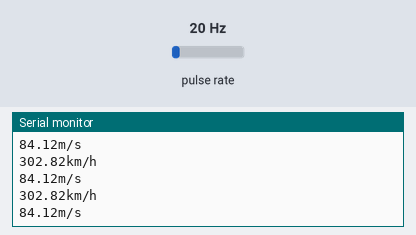
Simulated run of this sketch. Board: Arduino Uno, built with avr-gcc and run on an emulated ATmega328P. Shown: the last lines printed to the serial monitor. Wiring (inferred from the names in the program): pulse sensor: data pin 12. Inputs (shaded band) come from the test bench; at power-on: pulse rate 20 Hz.

Above: at 1.2 s.
1.3 s: pulse rate (sensor on pin 12) set to 4 Hz
At 2.5 s:
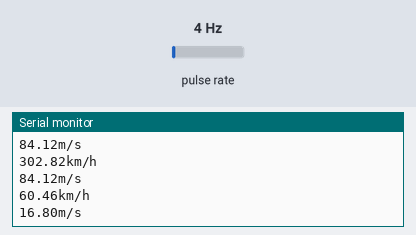
2.8 s: pulse rate (sensor on pin 12) set to 50 Hz
At 3.6 s:
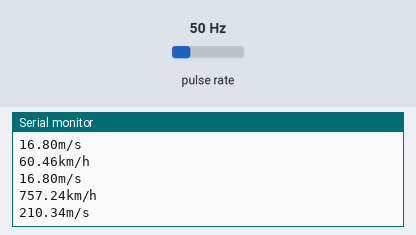
Timing chart, 0 to 5.8 s (numbered marks = the images above; inputs shaded):
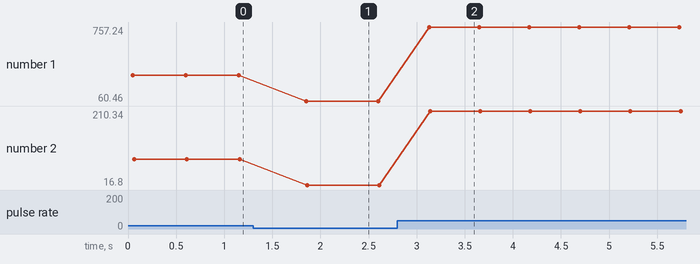

The sketch:

Vitesse.ino
```cpp
#define PULSE_PIN 12
unsigned long trm;
const float pi = 3.14;
const float rayon=0.335; //rayon de la roue
float perimetre=2*rayon*pi; // 2m par tour de roue environ
float kmh=0;
float ms_1=0;

void setup() {
pinMode(PULSE_PIN, INPUT_PULLUP);
Serial.begin(9600);
}

void loop() {
  trm = pulseIn(PULSE_PIN, LOW);
  trm = (60 / (trm / 1000000.0));
  kmh = trm*perimetre*60/1000;
  ms_1= trm*perimetre/60;

  Serial.print(kmh);
 Serial.println("km/h");
  Serial.print(ms_1);
Serial.println("m/s");
   delay(500);
}
```

Measured:
- after the input at 1.3 s, the serial monitor: prints a new line after 0.55 s (image 1)
- after the input at 2.8 s, the serial monitor: prints a new line after 0.33 s (image 2)
- plotted number 1: 302.82 → 60.46 after the input at 1.3 s, 60.46 → 757.24 after the input at 2.8 s
- plotted number 2: 84.12 → 16.8 after the input at 1.3 s, 16.8 → 210.34 after the input at 2.8 s
